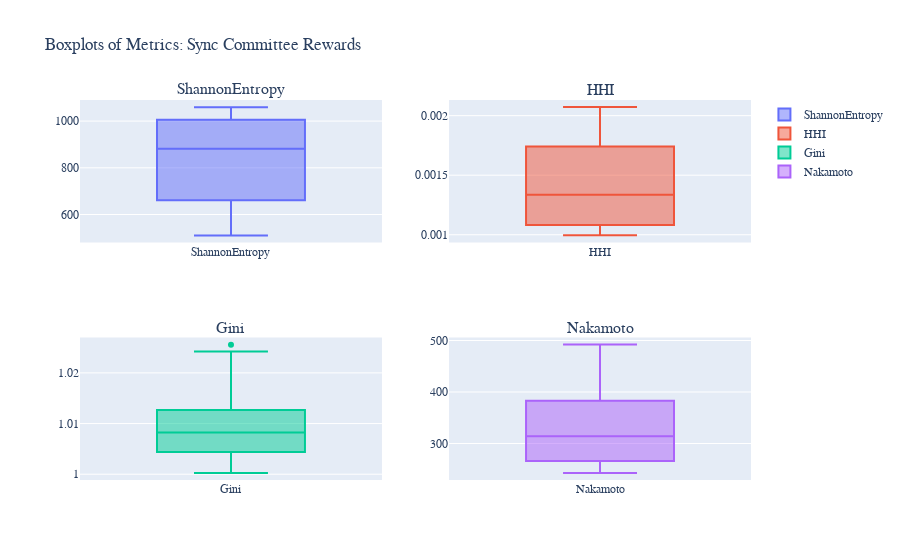

Here is the notebook cell this chart was saved with:
### Code cell
import plotly.graph_objects as go
from plotly.subplots import make_subplots
import pandas as pd

# Sample dataframe (replace with your actual dataframe)
df = data.copy()

# Create a 2x2 subplot layout
fig = make_subplots(rows=2, cols=2, subplot_titles=('ShannonEntropy', 'HHI', 'Gini', 'Nakamoto'))
# Add box plots to each subplot
fig.add_trace(go.Box(y=df['ShannonEntropy'], name='ShannonEntropy'), row=1, col=1)
fig.add_trace(go.Box(y=df['HHI'], name='HHI'), row=1, col=2)
fig.add_trace(go.Box(y=df['Gini'], name='Gini'), row=2, col=1)
fig.add_trace(go.Box(y=df['Nakamoto'], name='Nakamoto'), row=2, col=2)

# Explanation with LaTeX
#explanation = r'Note: In this plot, the symbol $\mu$ represents a factor of $10^{-6}$.'

# Update layout for better aesthetics and add explanation
fig.update_layout(
    title='Boxplots of Metrics: Sync Committee Rewards',
    showlegend=True,
    font=dict(family="Courier New, monospace")
)

fig.show()

### Figure 1 — Plotly figure (JSON) as saved in the notebook; plotly's stock layout.template omitted (floating-point values rounded to 4 significant figures)
{"data": [{"name": "ShannonEntropy", "type": "box", "xaxis": "x", "y": [1060.0, 971.7, 784.7, 523.5, 535.2, 781.7, 936.0, 1032.0, 1047.0, 971.6, 832.5, 611.1, 539.3, 714.0, 909.5, 1013.0, 1039.0, 986.5, 873.8, 661.4, 513.0, 656.6, 883.6, 1005.0, 1048.0, 1012.0, 908.2, 729.5, 510.6, 596.0, 808.4, 952.0, 1019.0, 1027.0, 940.1, 796.4, 530.1, 520.0, 770.5, 948.9, 1032.0, 1026.0, 967.4, 825.1, 610.6, 523.5, 719.0, 880.8, 1006.0, 1035.0, 1005.0, 864.9, 680.4, 515.0, 653.6, 881.8, 1017.0, 1042.0, 1008.0, 933.8, 754.1, 518.3], "yaxis": "y"}, {"name": "HHI", "type": "box", "xaxis": "x2", "y": [0.00108, 0.001242, 0.001534, 0.002017, 0.002059, 0.00155, 0.001211, 0.001033, 0.001022, 0.001145, 0.001434, 0.001883, 0.002072, 0.001627, 0.001271, 0.001064, 0.001002, 0.001082, 0.00135, 0.001747, 0.001991, 0.001742, 0.001371, 0.001118, 0.001004, 0.001055, 0.001258, 0.001612, 0.001973, 0.001889, 0.001414, 0.001136, 0.001003, 0.001031, 0.001199, 0.001543, 0.001958, 0.001992, 0.001543, 0.00122, 0.001038, 0.0009972, 0.001146, 0.001416, 0.001828, 0.002024, 0.001673, 0.001282, 0.001065, 0.0009947, 0.001095, 0.001324, 0.001731, 0.00198, 0.001774, 0.001382, 0.001138, 0.001009, 0.001043, 0.001267, 0.001629, 0.001997], "yaxis": "y2"}, {"name": "Gini", "type": "box", "xaxis": "x3", "y": [1.024, 1.022, 1.011, 1.012, 1.022, 1.013, 1.009, 1.009, 1.011, 1.008, 1.011, 1.013, 1.026, 1.004, 1.009, 1.008, 1.007, 1.004, 1.01, 1.006, 1.003, 1.004, 1.016, 1.014, 1.009, 1.006, 1.007, 1.006, 1.0, 1.008, 1.0, 1.001, 1.001, 1.007, 1.008, 1.015, 1.003, 1.007, 1.009, 1.014, 1.01, 1.002, 1.008, 1.005, 1.003, 1.013, 1.013, 1.003, 1.007, 1.004, 1.011, 1.004, 1.01, 1.003, 1.008, 1.017, 1.02, 1.008, 1.004, 1.016, 1.016, 1.007], "yaxis": "y3"}, {"name": "Nakamoto", "type": "box", "xaxis": "x4", "y": [412, 334, 285, 246, 244, 284, 341, 423, 448, 360, 299, 255, 243, 276, 327, 398, 485, 383, 312, 265, 247, 266, 309, 375, 481, 404, 329, 279, 250, 254, 300, 361, 449, 428, 342, 284, 251, 250, 287, 339, 421, 461, 362, 301, 260, 247, 272, 324, 395, 492, 383, 316, 268, 249, 264, 308, 369, 475, 408, 330, 276, 247], "yaxis": "y4"}], "layout": {"annotations": [{"font": {"size": 16}, "showarrow": false, "text": "ShannonEntropy", "x": 0.225, "xanchor": "center", "xref": "paper", "y": 1, "yanchor": "bottom", "yref": "paper"}, {"font": {"size": 16}, "showarrow": false, "text": "HHI", "x": 0.775, "xanchor": "center", "xref": "paper", "y": 1, "yanchor": "bottom", "yref": "paper"}, {"font": {"size": 16}, "showarrow": false, "text": "Gini", "x": 0.225, "xanchor": "center", "xref": "paper", "y": 0.375, "yanchor": "bottom", "yref": "paper"}, {"font": {"size": 16}, "showarrow": false, "text": "Nakamoto", "x": 0.775, "xanchor": "center", "xref": "paper", "y": 0.375, "yanchor": "bottom", "yref": "paper"}], "font": {"family": "Courier New, monospace"}, "showlegend": true, "title": {"text": "Boxplots of Metrics: Sync Committee Rewards"}, "xaxis": {"anchor": "y", "domain": [0, 0.45]}, "xaxis2": {"anchor": "y2", "domain": [0.55, 1]}, "xaxis3": {"anchor": "y3", "domain": [0, 0.45]}, "xaxis4": {"anchor": "y4", "domain": [0.55, 1]}, "yaxis": {"anchor": "x", "domain": [0.625, 1]}, "yaxis2": {"anchor": "x2", "domain": [0.625, 1]}, "yaxis3": {"anchor": "x3", "domain": [0, 0.375]}, "yaxis4": {"anchor": "x4", "domain": [0, 0.375]}}}
